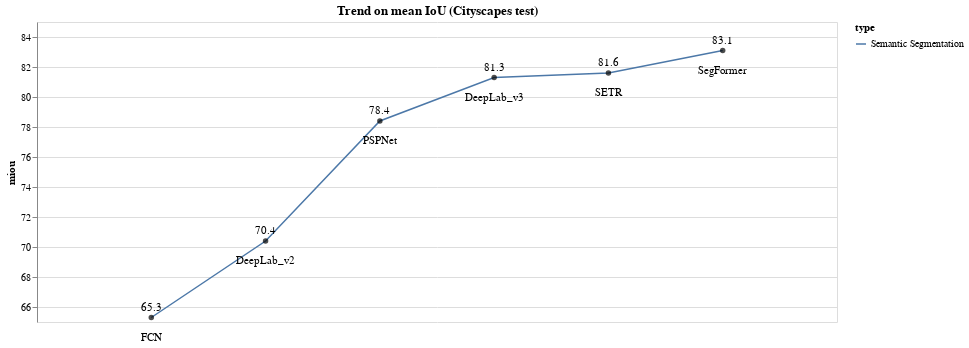

The code cell stored with this chart in its notebook:
### Code cell
data = pd.read_csv("semantic_trend_cityscape.csv", sep=",")

seg_data = data.loc[data['type'] =="Semantic Segmentation"]

perf_measure = 'miou'

x_scale = [0,data.shape[0]+1]
y_scale = [((data[perf_measure].min()//5))*5,((data[perf_measure].max()//5)+1)*5]

chart_title = "Trend on mean IoU (Cityscapes test)"

base, line, points, point_nick, point_perf = GetGraphElement(chart_title, data, x_scale, y_scale, perf_measure, 
                                                            line_color = "#3b518b", point_color = "#000000", text_color = "#000000", 
                                                            text_y_pos = -10, textperf_y_pos=20)
(
    line+points+point_nick+point_perf
).resolve_scale(y = 'independent')

### Figure 1 — Vega-Lite specification as saved in the notebook (floating-point values rounded to 4 significant figures)
{"config": {"view": {"continuousWidth": 400, "continuousHeight": 300}}, "layer": [{"mark": {"type": "line", "color": "#3b518b", "strokeWidth": 1.5}, "encoding": {"color": {"field": "type", "type": "nominal"}, "x": {"axis": null, "field": "idx", "scale": {"domain": [0, 7]}, "type": "quantitative"}, "y": {"axis": {"grid": true}, "field": "miou", "scale": {"domain": [65.0, 85.0]}, "type": "quantitative"}}, "title": ["Trend on mean IoU (Cityscapes test)"], "width": 800}, {"mark": {"type": "circle", "color": "#000000", "strokeWidth": 3}, "encoding": {"tooltip": [{"field": "year", "type": "quantitative"}, {"field": "nickname", "type": "nominal"}, {"field": "miou", "type": "quantitative"}, {"field": "note", "type": "nominal"}], "x": {"axis": null, "field": "idx", "scale": {"domain": [0, 7]}, "type": "quantitative"}, "y": {"axis": null, "field": "miou", "scale": {"domain": [65.0, 85.0]}, "type": "quantitative"}}, "title": ["Trend on mean IoU (Cityscapes test)"], "width": 800}, {"mark": {"type": "text", "align": "center", "baseline": "middle", "dy": -10}, "encoding": {"color": {"value": "#000000"}, "text": {"field": "miou", "type": "quantitative"}, "tooltip": [{"field": "year", "type": "quantitative"}, {"field": "nickname", "type": "nominal"}, {"field": "miou", "type": "quantitative"}, {"field": "note", "type": "nominal"}], "x": {"axis": null, "field": "idx", "scale": {"domain": [0, 7]}, "type": "quantitative"}, "y": {"axis": null, "field": "miou", "scale": {"domain": [65.0, 85.0]}, "type": "quantitative"}}, "title": ["Trend on mean IoU (Cityscapes test)"], "width": 800}, {"mark": {"type": "text", "align": "center", "baseline": "middle", "dy": 20}, "encoding": {"color": {"value": "#000000"}, "text": {"field": "nickname", "type": "nominal"}, "tooltip": [{"field": "year", "type": "quantitative"}, {"field": "nickname", "type": "nominal"}, {"field": "miou", "type": "quantitative"}, {"field": "note", "type": "nominal"}], "x": {"axis": null, "field": "idx", "scale": {"domain": [0, 7]}, "type": "quantitative"}, "y": {"axis": null, "field": "miou", "scale": {"domain": [65.0, 85.0]}, "type": "quantitative"}}, "title": ["Trend on mean IoU (Cityscapes test)"], "width": 800}], "data": {"name": "data-60d60ab3b38d264156672d9a21c9b480"}, "resolve": {"scale": {"y": "independent"}}, "$schema": "https://vega.github.io/schema/vega-lite/v4.17.0.json", "datasets": {"data-60d60ab3b38d264156672d9a21c9b480": [{"idx": 1, "type": "Semantic Segmentation", "year": 2015, "nickname": "FCN", "miou": 65.3, "note": "VGG16"}, {"idx": 2, "type": "Semantic Segmentation", "year": 2016, "nickname": "DeepLab_v2", "miou": 70.4, "note": "ResNet-101, CRF"}, {"idx": 3, "type": "Semantic Segmentation", "year": 2017, "nickname": "PSPNet", "miou": 78.4, "note": "COCO-pretrained ResNet-101"}, {"idx": 4, "type": "Semantic Segmentation", "year": 2017, "nickname": "DeepLab_v3", "miou": 81.3, "note": "COCO-pretrained ResNet-101"}, {"idx": 5, "type": "Semantic Segmentation", "year": 2021, "nickname": "SETR", "miou": 81.6, "note": "SETR-PUP++"}, {"idx": 6, "type": "Semantic Segmentation", "year": 2021, "nickname": "SegFormer", "miou": 83.1, "note": "MiT-B5, Mapillary"}]}}
